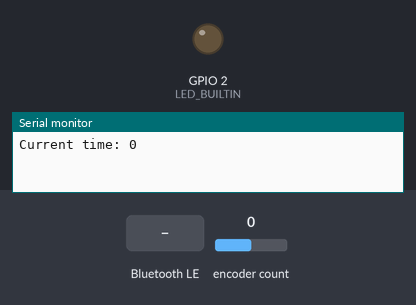
Simulated run of this program. Board: ESP32. Parts: output pins drawn as LEDs (lit = HIGH), the last lines printed to the serial monitor. The inputs (shaded band) are chosen by the test bench; at power-on: encoder count 0. Nothing arrives over Bluetooth unless stated; a phone connects over Bluetooth LE 3 s after start.

Above: at 1.2 s.
1.3 s: encoder count set to 1
4.3 s: Bluetooth LE write "1" received
At 4.3 s:
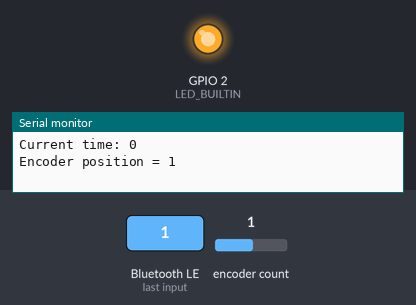
Timing chart, 0 to 7.3 s (numbered marks = the images above; inputs shaded):
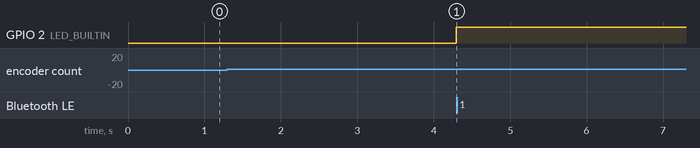

The program:

main.cpp
```cpp
#include <Arduino.h>
#include <BLEDevice.h>
#include <BLEUtils.h>
#include <BLEServer.h>
#include <ESP32Encoder.h>

#define PERIPHERAL_NAME "ESP32"
#define SERVICE_UUID "97108D83-8D51-46F2-93B1-678D129C1E8B"
#define CHARACTERISTIC_OUTPUT_UUID "ED01FEB8-A2A6-45F0-A70D-3B328414514C"
#define CHARACTERISTIC_INPUT_UUID "7104D9CC-83C8-422C-97FE-C353C7B9D322"

#define SENSOR_1 12
#define SENSOR_2 27
#define PACER_MAX 1000
#define LED_PACER_MAX 50
#define TIMEOUT_NO_CHECKIN_UNITS 10000
#define SLEEP_PACER_MAX 2000

// variable for setting whether
// #define DEBUG

#ifdef DEBUG
    // defines for generating random steps for debug
    #define RANDOM_STEP_RANGE 100
    #define RANDOM_STEP_START 0

    // debug 6 second hour for rapid testing
    #define MILLIS_UNIT (60*1000/10)
#else
    // 1 unit currently initialised to 5 minutes
    #define UNIT_MINUTES 5
    #define MILLIS_UNIT (UNIT_MINUTES*60*1000)
#endif

// output characteristic to send output back to client
BLECharacteristic *pOutputChar;

bool overrideSend = false;
bool connected = false;
bool prevConnected = connected;

// create encoder
ESP32Encoder wheelEncoder;

// set initial encoder position on program boot
int32_t encoderPosition = 0;

uint32_t stepCountCode = 0xFFFFFFFF;
uint32_t hourlyDataCode = 0xFFFFFFFE;

// accumulator for step diff over time
// should be a circular buffer in future
int stepsOverTime[TIMEOUT_NO_CHECKIN_UNITS] = { 0 };

// variable for holding the current number of steps
uint16_t stepsThisUnit = 0;

unsigned long unit = 0;
unsigned long sentUnit = 0;

unsigned long prevStepsThisUnit = 0;

unsigned long millisToNextUnit = MILLIS_UNIT; // assume we start exactly on a unit
unsigned long nextUnit = millisToNextUnit;

// Class defines methods called when a device connects and disconnects from the service
class ServerCallbacks: public BLEServerCallbacks {
    void onConnect(BLEServer* pServer) {
        // Serial.println("BLE Client Connected");
        overrideSend = true;
        connected = true;
    }
    void onDisconnect(BLEServer* pServer) {
        BLEDevice::startAdvertising();
        // Serial.println("BLE Client Disconnected");
        connected = false;
    }
};

class InputReceivedCallbacks: public BLECharacteristicCallbacks {
    void onWrite(BLECharacteristic *pCharWriteState) {
        uint8_t *inputValues = pCharWriteState->getData();
        size_t dataSize = pCharWriteState->getLength();
        // Serial.print("Length of input data: ");
        // Serial.println(dataSize);

        millisToNextUnit = 0;

        int j = 0;
        for (size_t i = dataSize; i > 0; i--)
        {
            unsigned long temp = (inputValues[i-1] << (8*(j++)));
            millisToNextUnit += temp;
        }
        // Serial.print("ms to next Unit: ");
        // Serial.println(millisToNextUnit);

        nextUnit = millis() + millisToNextUnit;
        // Serial.print("next Unit: ");
        // Serial.println(nextUnit);
    }
};

void setup() {
    // setCpuFrequencyMhz(40);
    esp_sleep_enable_ext0_wakeup(GPIO_NUM_12, 0); // wakeup on encoder event
    // esp_sleep_enable_timer_wakeup(MILLIS_UNIT * 1000 / 2); // wake up twice per unit
    Serial.begin(115200);

    BLEDevice::init(PERIPHERAL_NAME);
    BLEServer *pServer = BLEDevice::createServer();
    BLEService *pService = pServer->createService(SERVICE_UUID);

    pOutputChar = pService->createCharacteristic(
                        CHARACTERISTIC_OUTPUT_UUID,
                        BLECharacteristic::PROPERTY_READ |
                        BLECharacteristic::PROPERTY_NOTIFY);

    BLECharacteristic *pInputChar = pService->createCharacteristic(
                        CHARACTERISTIC_INPUT_UUID,
                        BLECharacteristic::PROPERTY_WRITE_NR |
                        BLECharacteristic::PROPERTY_WRITE);

    // Hook callback to report server events
    pServer->setCallbacks(new ServerCallbacks());
    pInputChar->setCallbacks(new InputReceivedCallbacks());

    pService->start();

    BLEAdvertising *pAdvertising = BLEDevice::getAdvertising();
    pAdvertising->addServiceUUID(SERVICE_UUID);
    pAdvertising->setScanResponse(true);

    // functions that help with iPhone connections issue
    pAdvertising->setMinPreferred(0x06);
    pAdvertising->setMinPreferred(0x12);

    BLEDevice::startAdvertising();
    // Serial.println("BLE Service Advertising");

    pinMode(LED_BUILTIN, OUTPUT);

    ESP32Encoder::useInternalWeakPullResistors=UP;

    wheelEncoder.attachSingleEdge(SENSOR_1, SENSOR_2);

    Serial.print("Current time: ");
    Serial.println(millis());
}

void loop() {
    static int pacer = 0;
    static int ledPacer = 0;
    static int sleepPacer = 0;

    int32_t newPosition = wheelEncoder.getCount();
    if (newPosition != encoderPosition) {
        Serial.printf("Encoder position = %d\r\n", newPosition);
        encoderPosition = newPosition;

        stepsThisUnit++;
        sleepPacer = 0;
    }

    if (pacer++ > PACER_MAX) {
        pacer = 0;

        if (sleepPacer++ > SLEEP_PACER_MAX) {
            Serial.println("going to sleep");
            digitalWrite(LED_BUILTIN, LOW); // turn off LED in sleep mode
            esp_light_sleep_start();
            Serial.println("waking up");
        }

        unsigned long currentMillis = millis();

        // iterate to next unit if appropriate
            if (currentMillis >= nextUnit) {
                unsigned long late = currentMillis - nextUnit;
                Serial.print("ms late: ");
                Serial.println(late);

                nextUnit = currentMillis + MILLIS_UNIT - (late % MILLIS_UNIT);
                Serial.print("next Unit: ");
                Serial.println(nextUnit);

                // not sure if this is yucky or not
                #ifdef DEBUG
                    int random = rand() % RANDOM_STEP_RANGE + RANDOM_STEP_START;
                    stepsThisUnit += random;
                #else
                #endif

                stepsOverTime[unit] = stepsThisUnit;

                stepsThisUnit = 0;

                unit += (late / MILLIS_UNIT) + 1;
            }

        if (!connected) {
            if(ledPacer++ > LED_PACER_MAX) {
                // seperate LED pacer to slow down blinking while allowing BT transmit speed to increased
                digitalWrite(LED_BUILTIN, !digitalRead(LED_BUILTIN)); // LED blinks when not connected
                ledPacer = 0;
            }
        } else {
            sleepPacer = 0;
            if (connected != prevConnected) { // i.e. app has just connected
                delay(1000); // second delay to allow app BLE to get its shit together before sending
            }
            digitalWrite(LED_BUILTIN, HIGH); // set LED to solid when connected

            // Serial.printf("Current time (ms) = %ld\r\n", currentMillis);
            // Serial.printf("Current time (s) = %ld\r\n", (currentMillis)/1000);
            // Serial.printf("Current Unit = %d\r\n", unit);

            if (unit > sentUnit) {
                // Serial.println("new unit, sending through data for this unit");
                // Serial.print("steps this unit: ");
                // Serial.println(stepsOverTime[sentUnit]);
                int stepsForUnit = -stepsOverTime[sentUnit];

                // zeros are sent as -65535 to allow distinguishing between '0 steps for the sent hour' and '0 steps right now'
                if (stepsForUnit == 0) {
                    stepsForUnit = -65535;
                }

                // Serial.print("sending steps for this unit as: ");
                // Serial.println(stepsForUnit);
                pOutputChar->setValue(stepsForUnit);
                pOutputChar->notify();
                sentUnit++;
            }

            if (prevStepsThisUnit != stepsThisUnit) {
                // Serial.print("sending step data for this unit: ");
                // Serial.println(stepsThisUnit);
                pOutputChar->setValue(stepsThisUnit);
                pOutputChar->notify();
                prevStepsThisUnit = stepsThisUnit;
            }
        }
        prevConnected = connected;
    }
}
```
